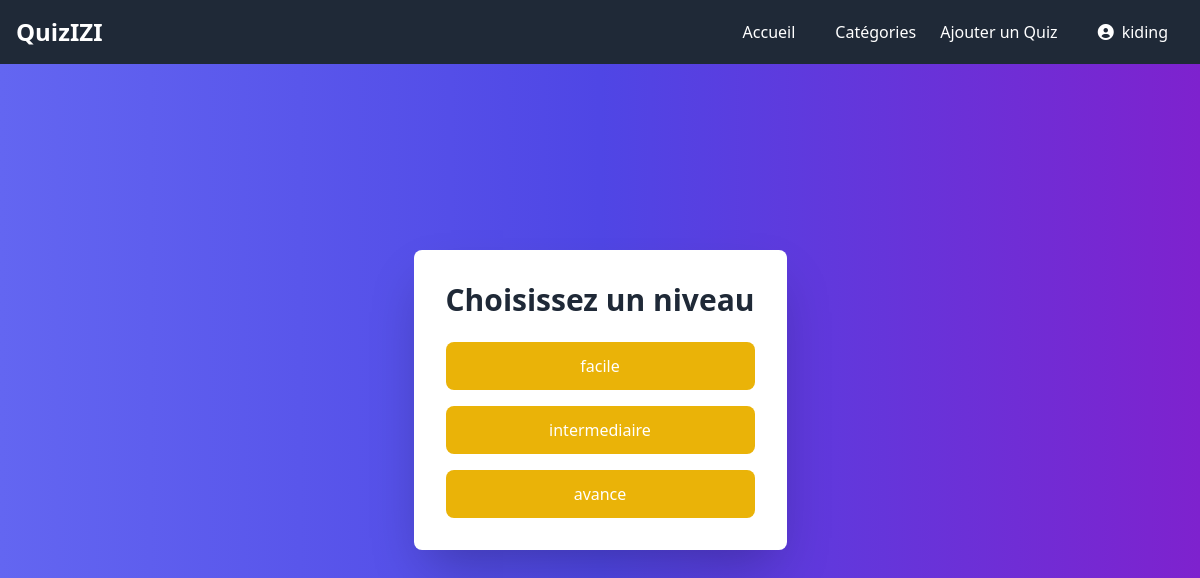
Screenshot of /home/categories/1/questionnaires/ (signed in) with the database file from the repository.
### quiz/models.py (models this page shows, shortened)
class Questionnaire(models.Model):
    id_questionnaire = models.AutoField(primary_key=True)
    titre = models.CharField(max_length=255)
    categorie = models.ForeignKey(
        CategorieQuiz, on_delete=models.CASCADE, related_name="questionnaires"
    )
    niveau = models.CharField(
        max_length=50,
        choices=[
            ('facile', 'Facile'),
            ('intermediaire', 'Intermédiaire'),
            ('avance', 'Avancé')
        ],
        default='facile'  # Par défaut, on commence avec "facile"
    )
    niveau_suivant = models.ForeignKey(
        'self', null=True, blank=True, on_delete=models.SET_NULL,
        related_name='niveau_precedent'
    )
    date_creation = models.DateTimeField(auto_now_add=True)
    update = models.DateTimeField(auto_now=True)
    class Meta:
        unique_together = ('titre', 'categorie', 'niveau')  # Contraintes d'unicité

### quiz/views.py (the view)
# urls.py: path("categories/<int:category_id>/questionnaires/", views.questionnaires_by_category, name="questionnaires_by_category"),
def questionnaires_by_category(request, category_id):
    category = get_object_or_404(CategorieQuiz, id_cat=category_id)
    questionnaires = category.questionnaires.all()
    return render(request, "niveau/questionnaire.html", {
        "category": category,
        "questionnaires": questionnaires,
    })

### quiz/templates/niveau/questionnaire.html (shortened to what this page needs)
<!DOCTYPE html>
<html lang="fr">
<head>
  <script src="https://cdn.tailwindcss.com"></script>
  <link rel="stylesheet" href="https://cdnjs.cloudflare.com/ajax/libs/font-awesome/6.0.0-beta3/css/all.min.css">
</head>
<body class="bg-gradient-to-r from-indigo-500 via-indigo-600 to-purple-700 min-h-screen flex flex-col justify-center items-center text-white">
  <nav class="bg-gray-800 p-4 text-white w-full fixed top-0 left-0 z-10">
    <div class="max-w-7xl mx-auto flex items-center justify-between">
      <a href="{% url 'home' %}" class="text-2xl font-bold">QuizIZI</a>
      <ul class="flex space-x-6">
        <a href="{% url 'home' %}" class="text-white hover:text-gray-600 mx-4">Accueil</a>
        <a href="{% url 'category_list' %}" class="text-white hover:text-gray-600 mx-4">Catégories</a>
        <a href="{% url 'ajouter_quiz' %}" class="text-white hover:text-gray-600 mx-4">Ajouter un Quiz</a>
        <li class="relative">
            <a href="#" class="text-white hover:text-gray-600 mx-4 flex items-center" id="userDropdown" aria-expanded="false">
              <i class="fas fa-user-circle mr-2"></i> {{ user.username }}
            </a>
        </li>
      </ul>
    </div>
  </nav>
  <div class="max-w-2xl bg-white rounded-lg shadow-2xl p-8 transform hover:scale-105 transition duration-300 ease-in-out">
    <h1 class="text-3xl font-bold text-gray-800 mb-6 text-center">Choisissez un niveau</h1>
    <ul class="space-y-4">
        {% for questionnaire in questionnaires %}
            <li>
                <a href="{% url 'questions_by_questionnaire' questionnaire.id_questionnaire %}" class="block w-full text-center bg-yellow-500 text-white py-3 rounded-lg hover:bg-green-600 transform hover:scale-105 transition duration-300 ease-in-out">
                    {{ questionnaire.niveau }}
                </a>
            </li>
        {% endfor %}
    </ul>
  </div>
</body>
</html>

### rows the page displays
Questionnaire: niveau "facile"
Questionnaire: niveau "intermediaire"
Questionnaire: niveau "avance"

### other values shown
{{ user.username }} "kiding"
